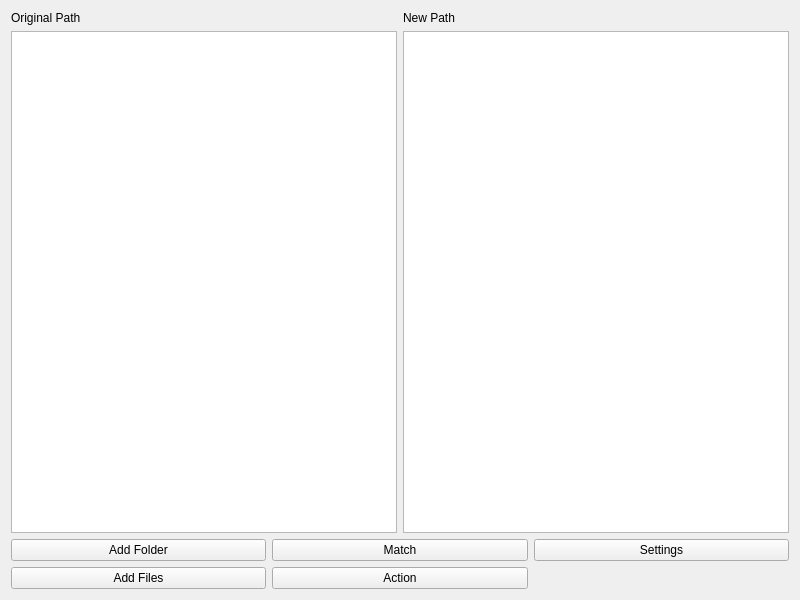
<?xml version="1.0" encoding="UTF-8"?>
<ui version="4.0">
 <class>MainWindow</class>
 <widget class="QWidget" name="MainWindow">
  <property name="geometry">
   <rect>
    <x>0</x>
    <y>0</y>
    <width>800</width>
    <height>600</height>
   </rect>
  </property>
  <property name="windowTitle">
   <string>Fyler</string>
  </property>
  <layout class="QVBoxLayout" name="verticalLayout">
   <item>
    <layout class="QGridLayout" name="topGrid">
     <item row="0" column="1">
      <widget class="QLabel" name="destTitle">
       <property name="text">
        <string>New Path</string>
       </property>
      </widget>
     </item>
     <item row="0" column="0">
      <widget class="QLabel" name="sourceTitle">
       <property name="text">
        <string>&lt;html&gt;&lt;head/&gt;&lt;body&gt;&lt;p&gt;Original Path&lt;/p&gt;&lt;/body&gt;&lt;/html&gt;</string>
       </property>
       <property name="openExternalLinks">
        <bool>true</bool>
       </property>
      </widget>
     </item>
     <item row="1" column="0">
      <widget class="QListWidget" name="sourceList"/>
     </item>
     <item row="1" column="1">
      <widget class="QListWidget" name="destList"/>
     </item>
    </layout>
   </item>
   <item>
    <layout class="QGridLayout" name="bottomGrid">
     <item row="3" column="0">
      <widget class="QPushButton" name="filesButton">
       <property name="text">
        <string>Add Files</string>
       </property>
      </widget>
     </item>
     <item row="2" column="0">
      <widget class="QPushButton" name="folderButton">
       <property name="text">
        <string>Add Folder</string>
       </property>
      </widget>
     </item>
     <item row="2" column="1">
      <widget class="QPushButton" name="matchButton">
       <property name="text">
        <string>Match</string>
       </property>
      </widget>
     </item>
     <item row="3" column="1">
      <widget class="QPushButton" name="actionButton">
       <property name="text">
        <string>Action</string>
       </property>
      </widget>
     </item>
     <item row="2" column="2">
      <widget class="QPushButton" name="settingsButton">
       <property name="text">
        <string>Settings</string>
       </property>
      </widget>
     </item>
    </layout>
   </item>
  </layout>
 </widget>
 <resources/>
 <connections/>
</ui>
